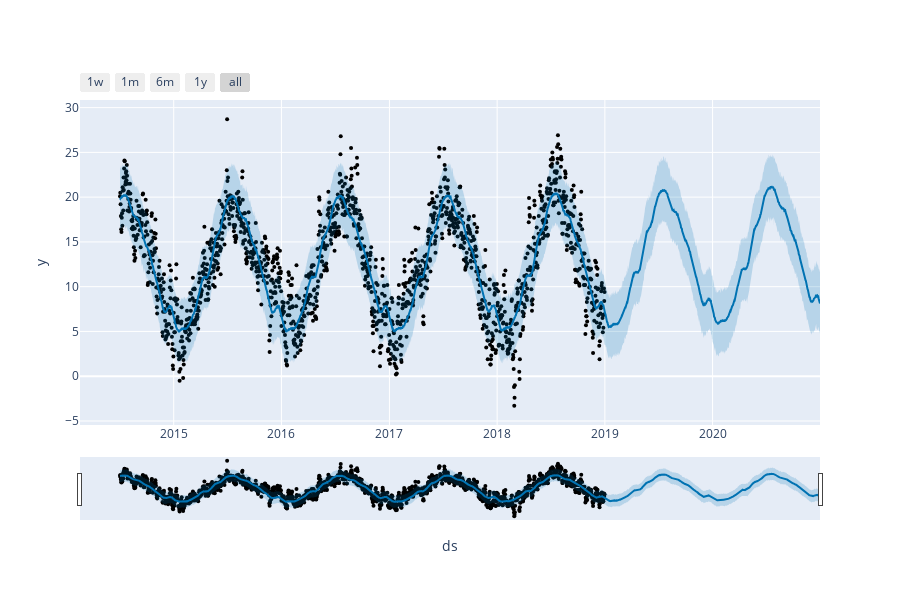

The cell this chart's notebook holds for it:
### Code cell
plot_plotly(m ,forecast)

### Figure 1 — Plotly figure (JSON) as saved in the notebook; plotly's stock layout.template omitted (floating-point values rounded to 4 significant figures; data arrays with more than 128 entries replaced by an {"elided": "..."} marker saying what was removed)
{"data": [{"marker": {"color": "black", "size": 4}, "mode": "markers", "name": "Actual", "type": "scatter", "x": {"elided": "1635 str values"}, "y": {"elided": "1635 float values"}}, {"hoverinfo": "skip", "line": {"width": 0}, "mode": "lines", "type": "scatter", "x": {"elided": "2365 str values"}, "y": {"elided": "2365 float values"}}, {"fill": "tonexty", "fillcolor": "rgba(0, 114, 178, 0.2)", "line": {"color": "#0072B2", "width": 2}, "mode": "lines", "name": "Predicted", "type": "scatter", "x": {"elided": "2365 str values"}, "y": {"elided": "2365 float values"}}, {"fill": "tonexty", "fillcolor": "rgba(0, 114, 178, 0.2)", "hoverinfo": "skip", "line": {"width": 0}, "mode": "lines", "type": "scatter", "x": {"elided": "2365 str values"}, "y": {"elided": "2365 float values"}}], "layout": {"height": 600, "showlegend": false, "width": 900, "xaxis": {"rangeselector": {"buttons": [{"count": 7, "label": "1w", "step": "day", "stepmode": "backward"}, {"count": 1, "label": "1m", "step": "month", "stepmode": "backward"}, {"count": 6, "label": "6m", "step": "month", "stepmode": "backward"}, {"count": 1, "label": "1y", "step": "year", "stepmode": "backward"}, {"step": "all"}]}, "rangeslider": {"visible": true}, "title": {"text": "ds"}, "type": "date"}, "yaxis": {"title": {"text": "y"}}}}
